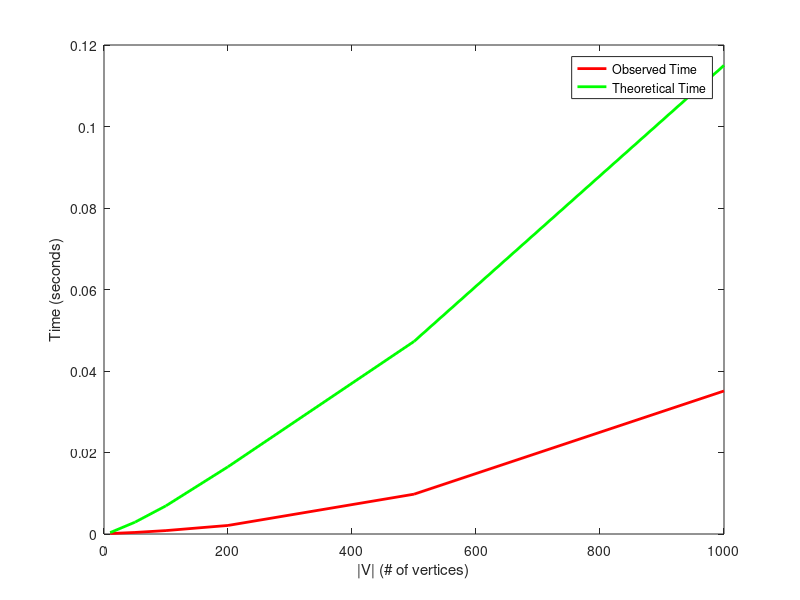

MATLAB code to generate this figure:
N = [10, 50, 100, 200, 500, 1000];
theoritical_times = [35, 290, 692, 1650, 4725, 11500] .* 0.00001;
actual_times = [0.00012, 0.000382, 0.00084, 0.0021, 0.00977, 0.0351];

figure
plot(N, actual_times, 'r', 'linewidth', 2);
hold on
plot(N, theoritical_times, 'g', 'linewidth', 2);
legend('Observed Time','Theoretical Time');
xlabel('|V| (# of vertices)'); ylabel('Time (seconds)')